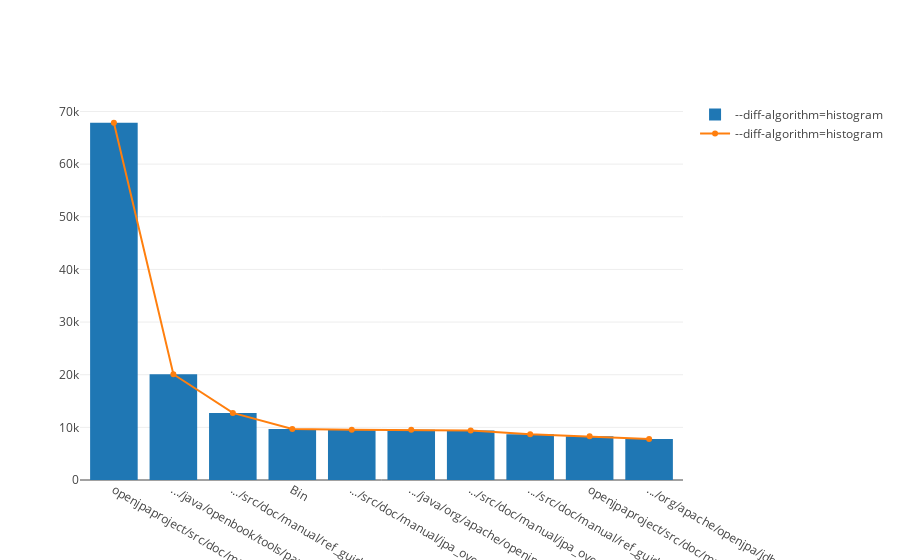

Here is the notebook cell this chart was saved with:
### Code cell
trace1 = go.Bar(
    x=dfhist['filename'][:10],
    y=dfhist['SUM #line_changed'][:10],
    name='--diff-algorithm=histogram'
)

trace2 = go.Scatter(
    x=dfhist['filename'][:10],
    y=dfhist['SUM #line_changed'][:10],
    name='--diff-algorithm=histogram')

dt = [trace1, trace2]
layout = go.Layout(
    barmode='group'
)

init_notebook_mode(connected=True)
fig = go.Figure(data=dt, layout=layout)
iplot(fig, show_link=False)

### Figure 1 — Plotly figure (JSON) as saved in the notebook; plotly's stock layout.template omitted (floating-point values rounded to 4 significant figures)
{"data": [{"name": "--diff-algorithm=histogram", "type": "bar", "x": ["openjpaproject/src/doc/manual/manual.xml", ".../java/openbook/tools/parser/JavaParser.java", ".../src/doc/manual/ref_guide_dbsetup.xml", "Bin", ".../src/doc/manual/jpa_overview_query.xml", ".../java/org/apache/openjpa/kernel/BrokerImpl.java", ".../src/doc/manual/jpa_overview_meta.xml", ".../src/doc/manual/ref_guide_mapping.xml", "openjpaproject/src/doc/manual/ref_guide_conf.xml", ".../org/apache/openjpa/jdbc/sql/DBDictionary.java"], "y": [67857, 20088, 12746, 9705, 9547, 9542, 9413, 8684, 8300, 7811]}, {"name": "--diff-algorithm=histogram", "type": "scatter", "x": ["openjpaproject/src/doc/manual/manual.xml", ".../java/openbook/tools/parser/JavaParser.java", ".../src/doc/manual/ref_guide_dbsetup.xml", "Bin", ".../src/doc/manual/jpa_overview_query.xml", ".../java/org/apache/openjpa/kernel/BrokerImpl.java", ".../src/doc/manual/jpa_overview_meta.xml", ".../src/doc/manual/ref_guide_mapping.xml", "openjpaproject/src/doc/manual/ref_guide_conf.xml", ".../org/apache/openjpa/jdbc/sql/DBDictionary.java"], "y": [67857, 20088, 12746, 9705, 9547, 9542, 9413, 8684, 8300, 7811]}], "layout": {"barmode": "group"}}
